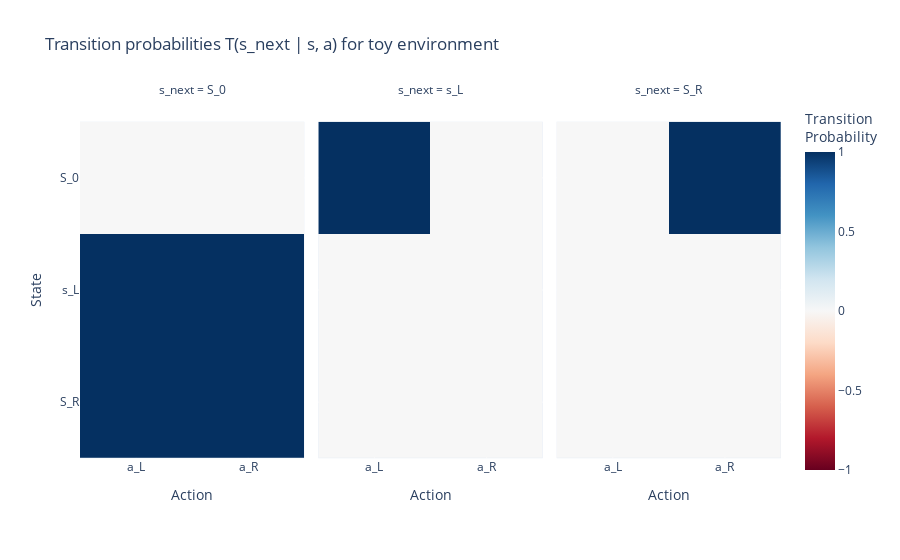
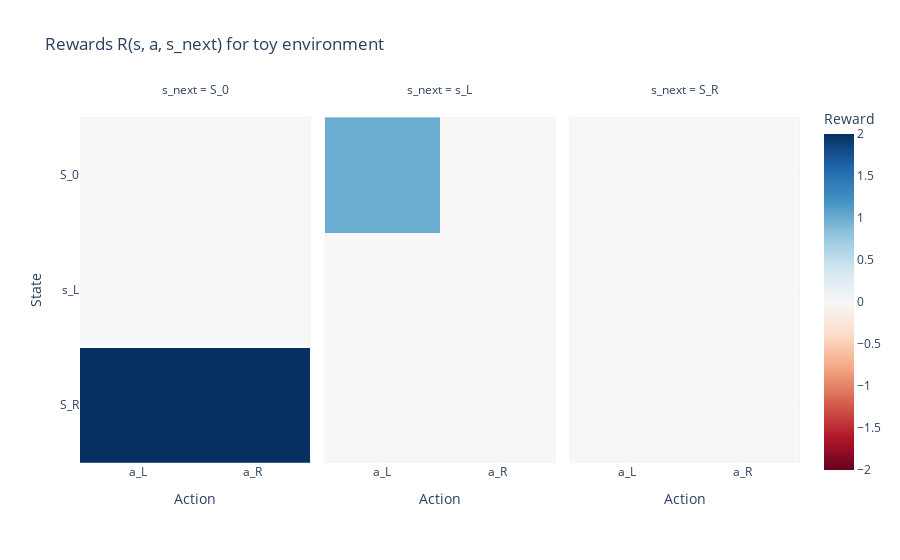

These figures' notebook cell, in order:
### Code cell
toy = Toy()

actions = ["a_L", "a_R"]
states = ["S_0", "s_L", "S_R"]

imshow(
    toy.T, # dimensions (s, a, s_next)
    title="Transition probabilities T(s_next | s, a) for toy environment", 
    facet_col=-1, facet_labels=[f"s_next = {s}" for s in states], y=states, x=actions,
    labels = {"x": "Action", "y": "State", "color": "Transition<br>Probability"},
)

imshow(
    toy.R, # dimensions (s, a, s_next)
    title="Rewards R(s, a, s_next) for toy environment", 
    facet_col=-1, facet_labels=[f"s_next = {s}" for s in states], y=states, x=actions,
    labels = {"x": "Action", "y": "State", "color": "Reward"},
)

### Figure 1 — Plotly figure (JSON) as saved in the notebook; plotly's stock layout.template omitted (floating-point values rounded to 4 significant figures)
{"data": [{"coloraxis": "coloraxis", "hovertemplate": "Action: %{x}<br>State: %{y}<br>Transition<br>Probability: %{z}<extra></extra>", "name": "0", "type": "heatmap", "x": ["a_L", "a_R"], "xaxis": "x", "y": ["S_0", "s_L", "S_R"], "yaxis": "y", "z": [[0, 0], [1, 1], [1, 1]]}, {"coloraxis": "coloraxis", "hovertemplate": "Action: %{x}<br>State: %{y}<br>Transition<br>Probability: %{z}<extra></extra>", "name": "1", "type": "heatmap", "x": ["a_L", "a_R"], "xaxis": "x2", "y": ["S_0", "s_L", "S_R"], "yaxis": "y2", "z": [[1, 0], [0, 0], [0, 0]]}, {"coloraxis": "coloraxis", "hovertemplate": "Action: %{x}<br>State: %{y}<br>Transition<br>Probability: %{z}<extra></extra>", "name": "2", "type": "heatmap", "x": ["a_L", "a_R"], "xaxis": "x3", "y": ["S_0", "s_L", "S_R"], "yaxis": "y3", "z": [[0, 1], [0, 0], [0, 0]]}], "layout": {"annotations": [{"font": {}, "showarrow": false, "text": "s_next = S_0", "x": 0.16, "xanchor": "center", "xref": "paper", "y": 1, "yanchor": "bottom", "yref": "paper"}, {"font": {}, "showarrow": false, "text": "s_next = s_L", "x": 0.5, "xanchor": "center", "xref": "paper", "y": 1, "yanchor": "bottom", "yref": "paper"}, {"font": {}, "showarrow": false, "text": "s_next = S_R", "x": 0.84, "xanchor": "center", "xref": "paper", "y": 1, "yanchor": "bottom", "yref": "paper"}], "coloraxis": {"cmid": 0, "colorbar": {"title": {"text": "Transition<br>Probability"}}, "colorscale": [[0, "rgb(103,0,31)"], [0.1, "rgb(178,24,43)"], [0.2, "rgb(214,96,77)"], [0.3, "rgb(244,165,130)"], [0.4, "rgb(253,219,199)"], [0.5, "rgb(247,247,247)"], [0.6, "rgb(209,229,240)"], [0.7, "rgb(146,197,222)"], [0.8, "rgb(67,147,195)"], [0.9, "rgb(33,102,172)"], [1, "rgb(5,48,97)"]]}, "title": {"text": "Transition probabilities T(s_next | s, a) for toy environment"}, "xaxis": {"anchor": "y", "constrain": "domain", "domain": [0, 0.32], "scaleanchor": "y", "title": {"text": "Action"}}, "xaxis2": {"anchor": "y2", "domain": [0.34, 0.66], "matches": "x", "title": {"text": "Action"}}, "xaxis3": {"anchor": "y3", "domain": [0.68, 1.0], "matches": "x", "title": {"text": "Action"}}, "yaxis": {"anchor": "x", "autorange": "reversed", "constrain": "domain", "domain": [0, 1], "title": {"text": "State"}}, "yaxis2": {"anchor": "x2", "domain": [0, 1], "matches": "y", "showticklabels": false}, "yaxis3": {"anchor": "x3", "domain": [0, 1], "matches": "y", "showticklabels": false}}}

### Figure 2 — Plotly figure (JSON) as saved in the notebook; plotly's stock layout.template omitted (floating-point values rounded to 4 significant figures)
{"data": [{"coloraxis": "coloraxis", "hovertemplate": "Action: %{x}<br>State: %{y}<br>Reward: %{z}<extra></extra>", "name": "0", "type": "heatmap", "x": ["a_L", "a_R"], "xaxis": "x", "y": ["S_0", "s_L", "S_R"], "yaxis": "y", "z": [[0, 0], [0, 0], [2, 2]]}, {"coloraxis": "coloraxis", "hovertemplate": "Action: %{x}<br>State: %{y}<br>Reward: %{z}<extra></extra>", "name": "1", "type": "heatmap", "x": ["a_L", "a_R"], "xaxis": "x2", "y": ["S_0", "s_L", "S_R"], "yaxis": "y2", "z": [[1, 0], [0, 0], [0, 0]]}, {"coloraxis": "coloraxis", "hovertemplate": "Action: %{x}<br>State: %{y}<br>Reward: %{z}<extra></extra>", "name": "2", "type": "heatmap", "x": ["a_L", "a_R"], "xaxis": "x3", "y": ["S_0", "s_L", "S_R"], "yaxis": "y3", "z": [[0, 0], [0, 0], [0, 0]]}], "layout": {"annotations": [{"font": {}, "showarrow": false, "text": "s_next = S_0", "x": 0.16, "xanchor": "center", "xref": "paper", "y": 1, "yanchor": "bottom", "yref": "paper"}, {"font": {}, "showarrow": false, "text": "s_next = s_L", "x": 0.5, "xanchor": "center", "xref": "paper", "y": 1, "yanchor": "bottom", "yref": "paper"}, {"font": {}, "showarrow": false, "text": "s_next = S_R", "x": 0.84, "xanchor": "center", "xref": "paper", "y": 1, "yanchor": "bottom", "yref": "paper"}], "coloraxis": {"cmid": 0, "colorbar": {"title": {"text": "Reward"}}, "colorscale": [[0, "rgb(103,0,31)"], [0.1, "rgb(178,24,43)"], [0.2, "rgb(214,96,77)"], [0.3, "rgb(244,165,130)"], [0.4, "rgb(253,219,199)"], [0.5, "rgb(247,247,247)"], [0.6, "rgb(209,229,240)"], [0.7, "rgb(146,197,222)"], [0.8, "rgb(67,147,195)"], [0.9, "rgb(33,102,172)"], [1, "rgb(5,48,97)"]]}, "title": {"text": "Rewards R(s, a, s_next) for toy environment"}, "xaxis": {"anchor": "y", "constrain": "domain", "domain": [0, 0.32], "scaleanchor": "y", "title": {"text": "Action"}}, "xaxis2": {"anchor": "y2", "domain": [0.34, 0.66], "matches": "x", "title": {"text": "Action"}}, "xaxis3": {"anchor": "y3", "domain": [0.68, 1.0], "matches": "x", "title": {"text": "Action"}}, "yaxis": {"anchor": "x", "autorange": "reversed", "constrain": "domain", "domain": [0, 1], "title": {"text": "State"}}, "yaxis2": {"anchor": "x2", "domain": [0, 1], "matches": "y", "showticklabels": false}, "yaxis3": {"anchor": "x3", "domain": [0, 1], "matches": "y", "showticklabels": false}}}
